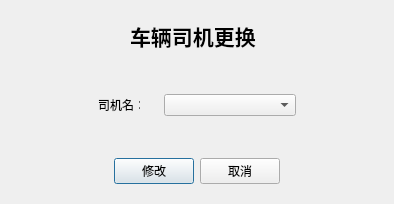
<?xml version="1.0" encoding="UTF-8"?>
<ui version="4.0">
 <class>updateCar</class>
 <widget class="QDialog" name="updateCar">
  <property name="geometry">
   <rect>
    <x>0</x>
    <y>0</y>
    <width>394</width>
    <height>191</height>
   </rect>
  </property>
  <property name="maximumSize">
   <size>
    <width>400</width>
    <height>200</height>
   </size>
  </property>
  <property name="windowTitle">
   <string>Dialog</string>
  </property>
  <layout class="QGridLayout" name="gridLayout">
   <item row="2" column="0">
    <widget class="QWidget" name="button" native="true">
     <layout class="QHBoxLayout" name="horizontalLayout">
      <item>
       <spacer name="horizontalSpacer_3">
        <property name="orientation">
         <enum>Qt::Horizontal</enum>
        </property>
        <property name="sizeHint" stdset="0">
         <size>
          <width>40</width>
          <height>20</height>
         </size>
        </property>
       </spacer>
      </item>
      <item>
       <widget class="QPushButton" name="but_ok">
        <property name="text">
         <string>修改</string>
        </property>
       </widget>
      </item>
      <item>
       <widget class="QPushButton" name="but_cancel">
        <property name="text">
         <string>取消</string>
        </property>
       </widget>
      </item>
      <item>
       <spacer name="horizontalSpacer_4">
        <property name="orientation">
         <enum>Qt::Horizontal</enum>
        </property>
        <property name="sizeHint" stdset="0">
         <size>
          <width>40</width>
          <height>20</height>
         </size>
        </property>
       </spacer>
      </item>
     </layout>
    </widget>
   </item>
   <item row="1" column="0">
    <widget class="QWidget" name="input" native="true">
     <layout class="QHBoxLayout" name="horizontalLayout_3">
      <item>
       <spacer name="horizontalSpacer">
        <property name="orientation">
         <enum>Qt::Horizontal</enum>
        </property>
        <property name="sizeType">
         <enum>QSizePolicy::Fixed</enum>
        </property>
        <property name="sizeHint" stdset="0">
         <size>
          <width>60</width>
          <height>10</height>
         </size>
        </property>
       </spacer>
      </item>
      <item>
       <widget class="QWidget" name="widget_4" native="true">
        <property name="minimumSize">
         <size>
          <width>0</width>
          <height>0</height>
         </size>
        </property>
        <layout class="QHBoxLayout" name="horizontalLayout_2">
         <item>
          <widget class="QWidget" name="widget" native="true">
           <property name="maximumSize">
            <size>
             <width>60</width>
             <height>16777215</height>
            </size>
           </property>
           <layout class="QVBoxLayout" name="verticalLayout">
            <item>
             <widget class="QLabel" name="label_5">
              <property name="text">
               <string>司机名：</string>
              </property>
             </widget>
            </item>
           </layout>
          </widget>
         </item>
         <item>
          <widget class="QWidget" name="widget_2" native="true">
           <layout class="QVBoxLayout" name="verticalLayout_2">
            <item>
             <widget class="QComboBox" name="Drivername">
              <property name="minimumSize">
               <size>
                <width>100</width>
                <height>0</height>
               </size>
              </property>
             </widget>
            </item>
           </layout>
          </widget>
         </item>
        </layout>
       </widget>
      </item>
      <item>
       <spacer name="horizontalSpacer_2">
        <property name="orientation">
         <enum>Qt::Horizontal</enum>
        </property>
        <property name="sizeType">
         <enum>QSizePolicy::Fixed</enum>
        </property>
        <property name="sizeHint" stdset="0">
         <size>
          <width>60</width>
          <height>10</height>
         </size>
        </property>
       </spacer>
      </item>
     </layout>
    </widget>
   </item>
   <item row="0" column="0">
    <widget class="QWidget" name="title" native="true">
     <layout class="QHBoxLayout" name="horizontalLayout_4">
      <item>
       <spacer name="horizontalSpacer_5">
        <property name="orientation">
         <enum>Qt::Horizontal</enum>
        </property>
        <property name="sizeType">
         <enum>QSizePolicy::Fixed</enum>
        </property>
        <property name="sizeHint" stdset="0">
         <size>
          <width>110</width>
          <height>20</height>
         </size>
        </property>
       </spacer>
      </item>
      <item>
       <widget class="QLabel" name="label_6">
        <property name="font">
         <font>
          <family>微软雅黑</family>
          <pointsize>16</pointsize>
          <weight>75</weight>
          <bold>true</bold>
         </font>
        </property>
        <property name="layoutDirection">
         <enum>Qt::LeftToRight</enum>
        </property>
        <property name="text">
         <string>车辆司机更换</string>
        </property>
        <property name="textFormat">
         <enum>Qt::AutoText</enum>
        </property>
       </widget>
      </item>
      <item>
       <spacer name="horizontalSpacer_6">
        <property name="orientation">
         <enum>Qt::Horizontal</enum>
        </property>
        <property name="sizeType">
         <enum>QSizePolicy::Fixed</enum>
        </property>
        <property name="sizeHint" stdset="0">
         <size>
          <width>100</width>
          <height>20</height>
         </size>
        </property>
       </spacer>
      </item>
     </layout>
    </widget>
   </item>
  </layout>
 </widget>
 <resources/>
 <connections/>
</ui>
